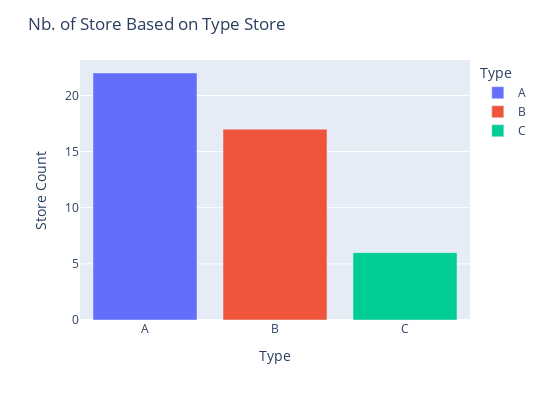

Write notebook code for a chart like this one.
### Code cell
custom_aggregation = {}
custom_aggregation["Store"] = "count"
data0 = data1.groupby("Type").agg(custom_aggregation)
data0.columns = ["Store Count"]
data0['Type'] = data0.index

fig = px.bar(data0, x='Type', y="Store Count", color="Type")
fig['layout'].update(height=400, width=550, title='Nb. of Store Based on Type Store')
fig.show()

### Figure 1 — Plotly figure (JSON) as saved in the notebook; plotly's stock layout.template omitted (floating-point values rounded to 4 significant figures)
{"data": [{"alignmentgroup": "True", "hovertemplate": "Type=%{x}<br>Store Count=%{y}<extra></extra>", "legendgroup": "A", "marker": {"color": "#636efa"}, "name": "A", "offsetgroup": "A", "orientation": "v", "showlegend": true, "textposition": "auto", "type": "bar", "x": ["A"], "xaxis": "x", "y": [22], "yaxis": "y"}, {"alignmentgroup": "True", "hovertemplate": "Type=%{x}<br>Store Count=%{y}<extra></extra>", "legendgroup": "B", "marker": {"color": "#EF553B"}, "name": "B", "offsetgroup": "B", "orientation": "v", "showlegend": true, "textposition": "auto", "type": "bar", "x": ["B"], "xaxis": "x", "y": [17], "yaxis": "y"}, {"alignmentgroup": "True", "hovertemplate": "Type=%{x}<br>Store Count=%{y}<extra></extra>", "legendgroup": "C", "marker": {"color": "#00cc96"}, "name": "C", "offsetgroup": "C", "orientation": "v", "showlegend": true, "textposition": "auto", "type": "bar", "x": ["C"], "xaxis": "x", "y": [6], "yaxis": "y"}], "layout": {"barmode": "relative", "height": 400, "legend": {"title": {"text": "Type"}, "tracegroupgap": 0}, "margin": {"t": 60}, "title": {"text": "Nb. of Store Based on Type Store"}, "width": 550, "xaxis": {"anchor": "y", "categoryarray": ["A", "B", "C"], "categoryorder": "array", "domain": [0.0, 1.0], "title": {"text": "Type"}}, "yaxis": {"anchor": "x", "domain": [0.0, 1.0], "title": {"text": "Store Count"}}}}
